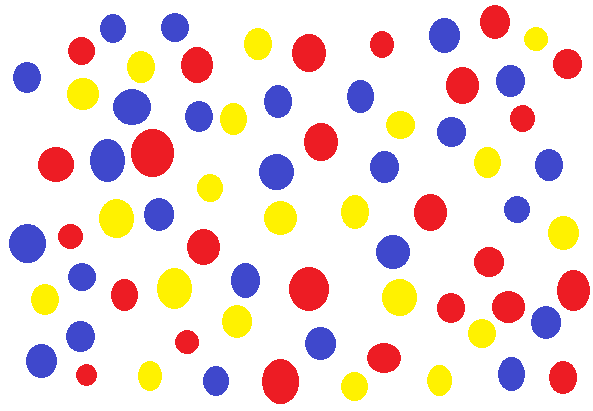
#> input picture Assignment-1/blobs.png, 593 x 411 px
$ jupyter execute Untitled.ipynb   (Python 2 division)   (older library calls are emulated)
#> lines starting #> are read from the running program, lines starting #| are printed output that depends on the picture; after the words box and inside, x2 and y2 are one past the last pixel; in counts of white or black regions, pixels touching at a corner belong together
[cell 1]
#Task 7 number of red, yello and blue circles
import cv2,numpy as np
import matplotlib.pyplot as plt
def threshold(image,color):
    if(color=="red"):
        image[(image[:,:,2]<=120) ]=[255,255,255]
        image[(image[:,:,1]>=120) ]=[255,255,255]
    elif(color=="blue"):
        image[(image[:,:,0]<=120)]=[255,255,255]
    elif(color=="yellow"):
        image[(image[:,:,1]<=120)]=[255,255,255]
    else:
        print "color not found,\n Red or Yellow or Blue"
    return image
img=cv2.imread("blobs.png")
#> img is the input picture: shape (411, 593, 3); mean B, G, R 216.5, 219.6, 237.6
blue=threshold(img.copy(),"blue")
#> in threshold, `image[(image[:,:,0]<=120)]=[255,255,255]`:
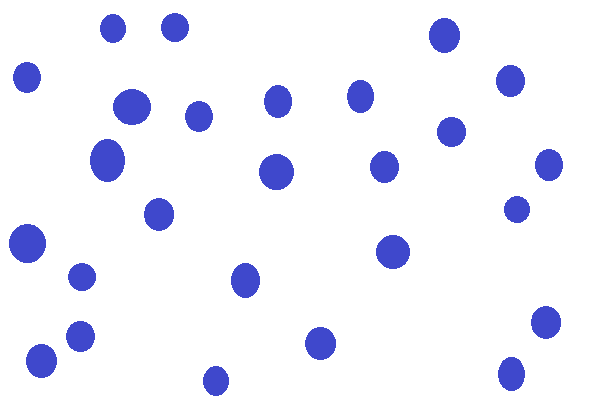
#> image: shape (411, 593, 3); mean of channels 0, 1, 2 250.8, 239.9, 239.1; drawn as B, G, R
yellow=threshold(img.copy(),"yellow")
#> call 2 of threshold, with color = 'yellow'
#> in threshold (call 2), `image[(image[:,:,1]<=120)]=[255,255,255]`:
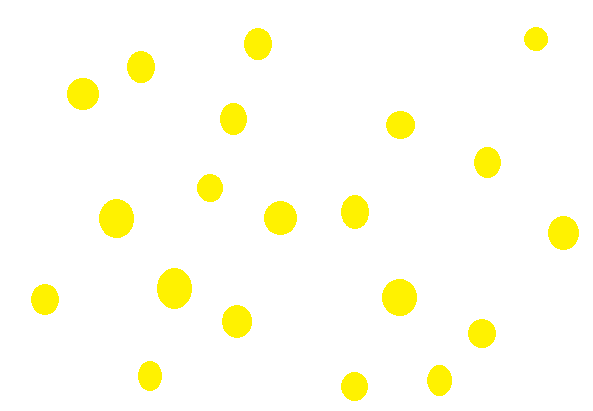
#> image: shape (411, 593, 3); mean of channels 0, 1, 2 239.6, 254.2, 255; drawn as B, G, R
red=threshold(img.copy(),"red")
#> call 3 of threshold, with color = 'red'
#> in threshold (call 3), `image[(image[:,:,2]<=120) ]=[255,255,255]`:
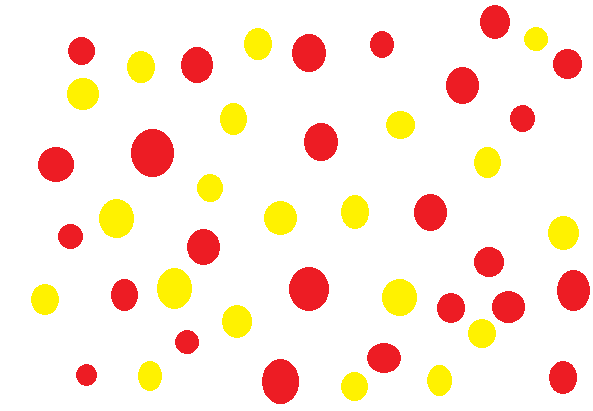
#> image: shape (411, 593, 3); mean of channels 0, 1, 2 220.7, 234.7, 253.5; drawn as B, G, R
#> in threshold (call 3), `image[(image[:,:,1]>=120) ]=[255,255,255]`:
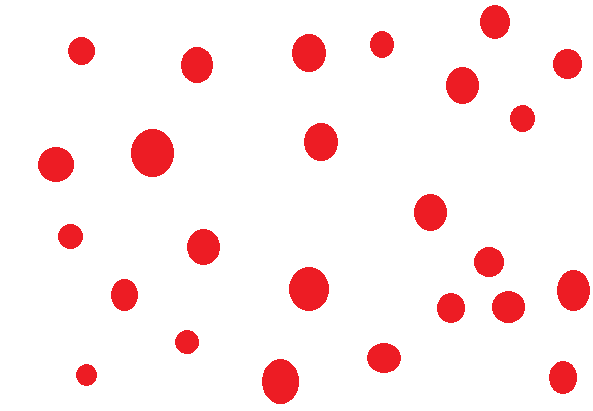
#> image: shape (411, 593, 3); 6.05% of pixels changed, all inside (x1, y1, x2, y2) = (31, 27, 579, 401); drawn as B, G, R
cv2.imshow("blue",blue)
cv2.imshow("yellow",yellow)
cv2.imshow("red",red)

cv2.waitKey()
cv2.destroyAllWindows()

[cell 2]
img = cv2.cvtColor(blue, cv2.COLOR_RGB2GRAY )
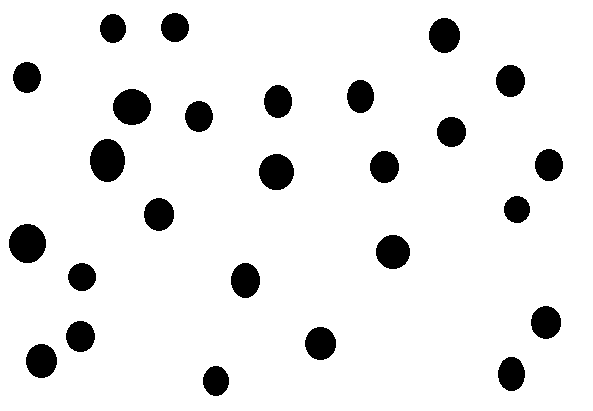
#> img: shape (411, 593); values 110 (black) and 255 (white), 91.7% white; 26 black regions, largest, box (x1, y1, x2, y2) and area: (90, 139, 125, 182) 1178, (9, 224, 46, 263) 1130, (113, 89, 151, 125) 1070
dd=img.copy()
dd[img>190]=0
dd[img<=190]=255
connectivity = 4
# Perform the operation
output = cv2.connectedComponentsWithStats(dd, connectivity, cv2.CV_32S)
# Get the results
# The first cell is the number of labels
num_labels = output[0]-1
#> num_labels = 26
print num_labels
#| 26

cv2.imshow("the",dd)
cv2.waitKey()
cv2.destroyAllWindows()
